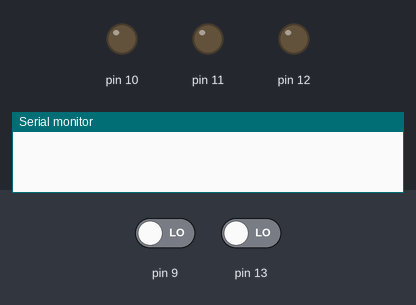
A sketch run on a simulated Arduino Uno, built with avr-gcc and run on an emulated ATmega328P. Shown: output pins drawn as LEDs (lit = HIGH), the last lines printed to the serial monitor. Inputs (shaded band) come from the test bench; at power-on: pin 9 LOW, pin 13 LOW. Random numbers use the default seed unless the sketch sets one.

Above: at 1.2 s.
1.3 s: pin 9 driven HIGH
At 2.5 s:
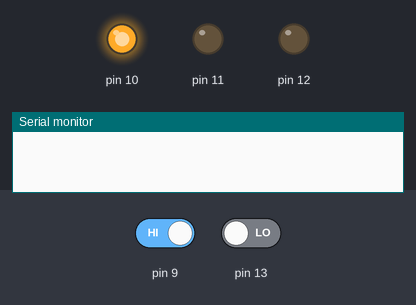
2.8 s: pin 13 driven HIGH
At 4.3 s:
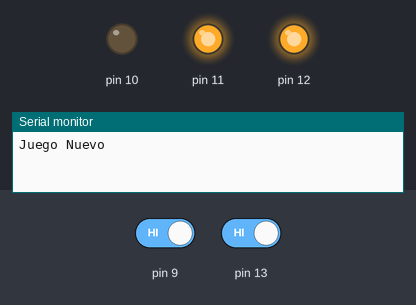
4.8 s: pin 13 driven LOW
At 5.4 s:
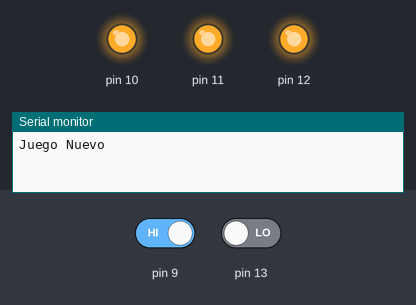
7.8 s: pin 9 driven HIGH and pin 13 driven HIGH
At 18.4 s:
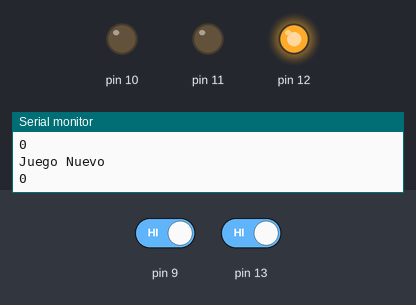
Timing chart, 0 to 29.0 s (numbered marks = the images above; inputs shaded):
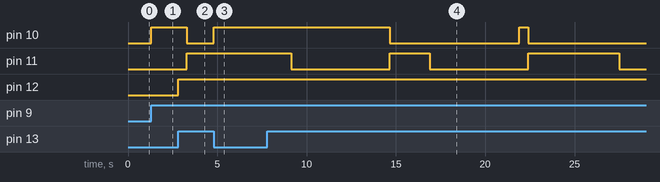

Measured:
- after the input at 1.3 s, pin 10: LOW → HIGH at once
- after the input at 2.8 s, pin 10: HIGH → LOW after 0.50 s; pin 11: LOW → HIGH after 0.50 s; pin 12: LOW → HIGH at once
- after the input at 4.8 s, pin 10: LOW → HIGH at once
- after the input at 7.8 s, pin 10: HIGH → LOW after 6.9 s, → HIGH 7.3 s later, → LOW 0.50 s later

The sketch:

Ejercicio_2y3.ino
```cpp
int jugador1 = 0;
int jugador2 = 0;
int tiempo= 0;
int crono= 0;
int x=0;
int y = 0;

void setup()
{
  Serial.begin(9600);
  pinMode(13, INPUT);
  pinMode(12, OUTPUT);
  pinMode(11, OUTPUT);
  pinMode(10, OUTPUT);
  pinMode(9, INPUT);
}

void loop()
{
  do{
      if (checa(13)){
      jugador1 = 1;
      prendeLED(12);
      }
      if (checa(9)){
      jugador2= 1;
      prendeLED(10);
      }
  }while (jugador1 == 0 || jugador2 == 0);

  delay(500);
  apaga();
  Serial.println("Juego Nuevo");
  tiempo= random(1000,7000);

  do{

      if (checa(13)){
        prendeLED(12);
        prendeLED(11);
      } else if (checa(9)){
        prendeLED(10);
        prendeLED(11);
      }
      delay(50);
      crono += 50;
  }while (tiempo > crono); //Tiempo de espera

  digitalWrite(11,HIGH);
  x= millis();

  do{
    if (checa(13)){
      jugador1 = 1;
      prendeLED(12);
      y = millis();
    }else if (checa(9)){
      jugador2= 1;
      prendeLED(10);
      y = millis();
    }

  }while (jugador1 == 0 && jugador2 ==0);

  Serial.println(y-x);
  digitalWrite(11,LOW);
  delay(5000);
  apaga();
}

void prendeLED(int pin){
digitalWrite(pin,5);
}

bool checa(int pin){
  if (digitalRead(pin) == 1)
    return true;
    else return false;
}

void apaga(){
  digitalWrite(12,LOW);
  digitalWrite(10,LOW);
  jugador1=0;
  jugador2=0;
  crono=0;
}
```
